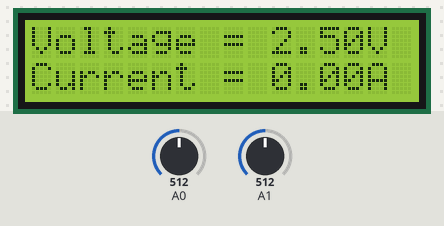
The sketch below on a simulated Arduino Uno, built with avr-gcc and run on an emulated ATmega328P. Parts: 16×2 character LCD. The test bench sets the inputs (shaded band); at power-on: A1 = 512, A0 = 512. The modem accepts every AT command (registered, SIM ready, sends succeed) and sends nothing else; what the sketch prints to the serial monitor is not drawn.

Above: at 4.6 s.
4.7 s: A1 set to 716
At 17.6 s:
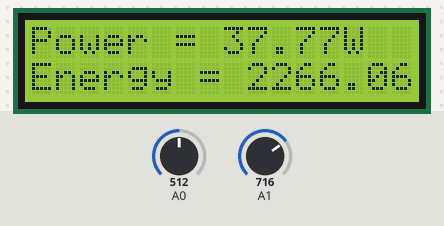
17.9 s: A0 set to 716
At 20.1 s:
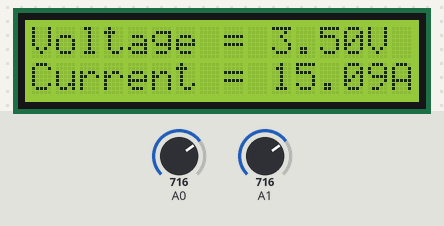
25.8 s: A1 set to 511
At 28.1 s:
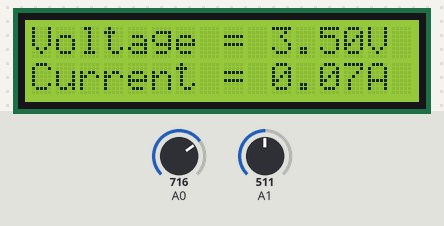
33.8 s: A0 set to 900
At 36.0 s:
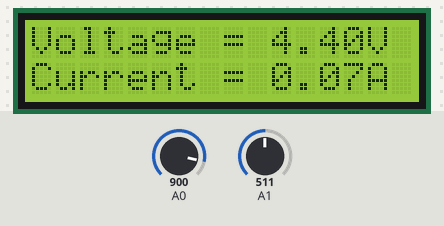
41.8 s: A1 set to 306
At 44.0 s:
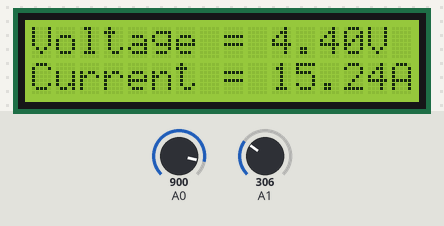
49.8 s: A0 set to 1023
At 52.0 s:
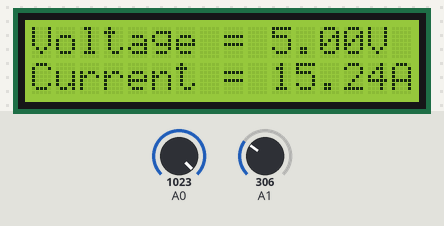
Timing chart, 0 to 53.5 s (numbered marks = the images above; inputs shaded):
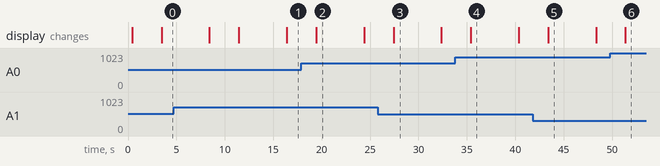

The sketch:

final.ino
```cpp
#include <SoftwareSerial.h>
#include <Wire.h>
#include <LiquidCrystal_I2C.h>


#define RX  2 // TX of esp8266 in connected with Arduino pin 2
#define TX  3 // RX of esp8266 in connected with Arduino pin 3
// Set the LCD address to 0x27 for a 16 chars and 2 line display
LiquidCrystal_I2C lcd(0x27, 16, 2);

//Measuring Current Using ACS712
int sensitivity = 66;  // use 100 for 20A Module and 66 for 30A Module
int adcvalue = 0;
int offsetvoltage = 2500;  //Sensor Callibration
double Voltage = 0;        //voltage measuring
double current = 0;        // Current measuring

String WIFI_SSID = "Redmi 12C";   // WIFI NAME
String WIFI_PASS = "thinkpad";    // WIFI PASSWORD
String API = "W5FNNAYF5FX40M5N";  // Write API KEY
String HOST = "api.thingspeak.com";
String PORT = "80";
int countTrueCommand;
int countTimeCommand;
boolean found = false;
SoftwareSerial esp8266(RX, TX);
void setup() {
  lcd.init();
  lcd.backlight();
  lcd.print("REMOTE SOLAR");
  Serial.begin(115200);
  esp8266.begin(115200);
  lcd.setCursor(0, 1);
  lcd.print("POWER MONITORING");
  sendCommand("AT", 5, "OK");
  sendCommand("AT+CWMODE=1", 5, "OK");
  sendCommand("AT+CWJAP=\"" + WIFI_SSID + "\",\"" + WIFI_PASS + "\"", 20, "OK");
  lcd.clear();
  lcd.print("Connecting to");
  lcd.setCursor(0, 1);
  lcd.print("WiFi: ");
  lcd.print(WIFI_SSID);
  delay(3000);
}
void loop() {
  // Measure The Votage ***********************************
  // read the input on analog pin A0:
  int sensorValue = analogRead(A0);
  float vol = (sensorValue * 5.0) / 1023.0;
  float voltage = abs(vol);
  lcd.clear();
  lcd.setCursor(0, 0);
  lcd.print("Voltage = ");
  lcd.print(voltage);
  lcd.print("V");

  // Measure The Current ***********************************
  adcvalue = analogRead(A1);             //reading the value from the analog pin A0
  Voltage = (adcvalue / 1024.0) * 5000;  // Gets you mV
  current = ((Voltage - offsetvoltage) / sensitivity);
  current=abs(current);
  lcd.setCursor(0, 1);
  lcd.print("Current = ");
  lcd.print(current);
  lcd.print("A");  //unit for the current to be measured

  //To send the data to server
  String getData = "GET /update?api_key=" + API + "&field1=" + voltage + "&field2=" + current;
  sendCommand("AT+CIPMUX=1", 5, "OK");
  sendCommand("AT+CIPSTART=0,\"TCP\",\"" + HOST + "\"," + PORT, 15, "OK");
  sendCommand("AT+CIPSEND=0," + String(getData.length() + 4), 4, ">");
  esp8266.println(getData);
  delay(1500);
  countTrueCommand++;
  sendCommand("AT+CIPCLOSE=0", 5, "OK");
  delay(3000);

  //Power and energy
  float power = voltage * current;
  float energy = power * 60;
  lcd.clear();
  lcd.setCursor(0, 0);
  lcd.print("Power = ");
  lcd.print(power);
  lcd.print("W");
  lcd.setCursor(0, 1);
  lcd.print("Energy = ");
  lcd.print(energy);
  lcd.print("Wh");
  delay(3000);
}
void sendCommand(String command, int maxTime, char readReplay[]) {
  Serial.print(countTrueCommand);
  Serial.print(". at command => ");
  Serial.print(command);
  Serial.print(" ");
  while (countTimeCommand < (maxTime * 1)) {
    esp8266.println(command);      //at+cipsend
    delay(100);
    if (esp8266.find(readReplay))  //ok
    {
      found = true;
      break;
    }
    countTimeCommand++;
  }
  if (found == true) {
    Serial.println("OK");
    countTrueCommand++;
    countTimeCommand = 0;
  }
  if (found == false) {
    Serial.println("Fail");
    countTrueCommand = 0;
    countTimeCommand = 0;
  }
  found = false;
}
```

Measured:
- after the input at 4.7 s, the display: first differs from a run without the input after 6.7 s (image 1 shows a later state)
- after the input at 17.9 s, the display: changes after 1.5 s (image 2)
- after the input at 25.8 s, the display: changes after 1.6 s (image 3)
- after the input at 33.8 s, the display: changes after 1.6 s (image 4)
- after the input at 41.8 s, the display: changes after 1.6 s (image 5)
- after the input at 49.8 s, the display: changes after 1.6 s (image 6)
- what the display in image 2 shows lasts 5.0 s, from 19.4 s to 24.4 s
